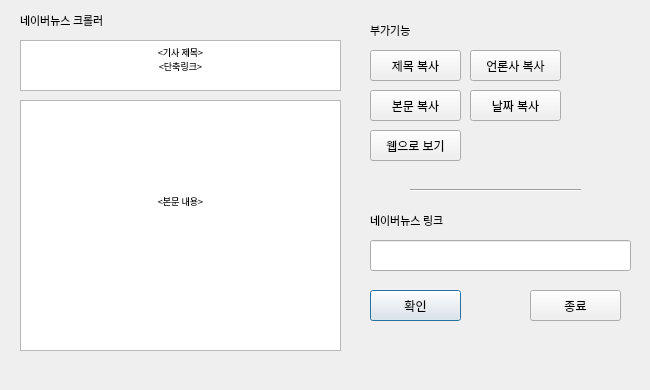
<?xml version="1.0" encoding="UTF-8"?>
<ui version="4.0">
 <class>Dialog</class>
 <widget class="QDialog" name="Dialog">
  <property name="geometry">
   <rect>
    <x>0</x>
    <y>0</y>
    <width>650</width>
    <height>390</height>
   </rect>
  </property>
  <property name="windowTitle">
   <string>Dialog</string>
  </property>
  <widget class="QPushButton" name="btn_ok">
   <property name="geometry">
    <rect>
     <x>370</x>
     <y>290</y>
     <width>91</width>
     <height>31</height>
    </rect>
   </property>
   <property name="autoFillBackground">
    <bool>false</bool>
   </property>
   <property name="text">
    <string>확인</string>
   </property>
  </widget>
  <widget class="QTextBrowser" name="output">
   <property name="geometry">
    <rect>
     <x>20</x>
     <y>100</y>
     <width>321</width>
     <height>251</height>
    </rect>
   </property>
   <property name="font">
    <font>
     <family>맑은 고딕</family>
     <pointsize>8</pointsize>
    </font>
   </property>
   <property name="cursor" stdset="0">
    <cursorShape>IBeamCursor</cursorShape>
   </property>
   <property name="toolTip">
    <string/>
   </property>
   <property name="verticalScrollBarPolicy">
    <enum>Qt::ScrollBarAlwaysOff</enum>
   </property>
   <property name="horizontalScrollBarPolicy">
    <enum>Qt::ScrollBarAlwaysOff</enum>
   </property>
   <property name="html">
    <string>&lt;!DOCTYPE HTML PUBLIC &quot;-//W3C//DTD HTML 4.0//EN&quot; &quot;http://www.w3.org/TR/REC-html40/strict.dtd&quot;&gt;
&lt;html&gt;&lt;head&gt;&lt;meta name=&quot;qrichtext&quot; content=&quot;1&quot; /&gt;&lt;style type=&quot;text/css&quot;&gt;
p, li { white-space: pre-wrap; }
&lt;/style&gt;&lt;/head&gt;&lt;body style=&quot; font-family:'맑은 고딕'; font-size:8pt; font-weight:400; font-style:normal;&quot;&gt;
&lt;p align=&quot;center&quot; style=&quot; margin-top:0px; margin-bottom:0px; margin-left:0px; margin-right:0px; -qt-block-indent:0; text-indent:0px;&quot;&gt;&lt;span style=&quot; font-size:7pt;&quot;&gt;&lt;br /&gt;&lt;/span&gt;&lt;/p&gt;
&lt;p align=&quot;center&quot; style=&quot;-qt-paragraph-type:empty; margin-top:0px; margin-bottom:0px; margin-left:0px; margin-right:0px; -qt-block-indent:0; text-indent:0px; font-size:7pt;&quot;&gt;&lt;br /&gt;&lt;/p&gt;
&lt;p align=&quot;center&quot; style=&quot; margin-top:0px; margin-bottom:0px; margin-left:0px; margin-right:0px; -qt-block-indent:0; text-indent:0px;&quot;&gt;&lt;span style=&quot; font-size:7pt;&quot;&gt;&lt;br /&gt;&lt;br /&gt;&lt;br /&gt;&amp;lt;본문 내용&amp;gt;&lt;/span&gt;&lt;/p&gt;&lt;/body&gt;&lt;/html&gt;</string>
   </property>
  </widget>
  <widget class="QLineEdit" name="input_link">
   <property name="geometry">
    <rect>
     <x>370</x>
     <y>240</y>
     <width>261</width>
     <height>31</height>
    </rect>
   </property>
   <property name="sizePolicy">
    <sizepolicy hsizetype="Fixed" vsizetype="Fixed">
     <horstretch>0</horstretch>
     <verstretch>0</verstretch>
    </sizepolicy>
   </property>
   <property name="font">
    <font>
     <family>맑은 고딕</family>
     <pointsize>8</pointsize>
    </font>
   </property>
   <property name="contextMenuPolicy">
    <enum>Qt::PreventContextMenu</enum>
   </property>
   <property name="text">
    <string/>
   </property>
   <property name="frame">
    <bool>true</bool>
   </property>
  </widget>
  <widget class="QLabel" name="label">
   <property name="geometry">
    <rect>
     <x>370</x>
     <y>210</y>
     <width>181</width>
     <height>21</height>
    </rect>
   </property>
   <property name="font">
    <font>
     <family>굴림</family>
     <pointsize>8</pointsize>
    </font>
   </property>
   <property name="text">
    <string>네이버뉴스 링크</string>
   </property>
   <property name="textFormat">
    <enum>Qt::AutoText</enum>
   </property>
  </widget>
  <widget class="QTextBrowser" name="output_2">
   <property name="geometry">
    <rect>
     <x>20</x>
     <y>40</y>
     <width>321</width>
     <height>51</height>
    </rect>
   </property>
   <property name="font">
    <font>
     <family>맑은 고딕</family>
     <pointsize>8</pointsize>
    </font>
   </property>
   <property name="cursor" stdset="0">
    <cursorShape>IBeamCursor</cursorShape>
   </property>
   <property name="toolTip">
    <string/>
   </property>
   <property name="verticalScrollBarPolicy">
    <enum>Qt::ScrollBarAlwaysOff</enum>
   </property>
   <property name="horizontalScrollBarPolicy">
    <enum>Qt::ScrollBarAlwaysOff</enum>
   </property>
   <property name="lineWrapMode">
    <enum>QTextEdit::NoWrap</enum>
   </property>
   <property name="html">
    <string>&lt;!DOCTYPE HTML PUBLIC &quot;-//W3C//DTD HTML 4.0//EN&quot; &quot;http://www.w3.org/TR/REC-html40/strict.dtd&quot;&gt;
&lt;html&gt;&lt;head&gt;&lt;meta name=&quot;qrichtext&quot; content=&quot;1&quot; /&gt;&lt;style type=&quot;text/css&quot;&gt;
p, li { white-space: pre-wrap; }
&lt;/style&gt;&lt;/head&gt;&lt;body style=&quot; font-family:'맑은 고딕'; font-size:8pt; font-weight:400; font-style:normal;&quot;&gt;
&lt;p align=&quot;center&quot; style=&quot; margin-top:0px; margin-bottom:0px; margin-left:0px; margin-right:0px; -qt-block-indent:0; text-indent:0px;&quot;&gt;&lt;span style=&quot; font-size:7pt;&quot;&gt;&amp;lt;기사 제목&amp;gt;&lt;/span&gt;&lt;/p&gt;
&lt;p align=&quot;center&quot; style=&quot; margin-top:0px; margin-bottom:0px; margin-left:0px; margin-right:0px; -qt-block-indent:0; text-indent:0px;&quot;&gt;&lt;span style=&quot; font-size:7pt;&quot;&gt;&amp;lt;단축링크&amp;gt;&lt;/span&gt;&lt;/p&gt;&lt;/body&gt;&lt;/html&gt;</string>
   </property>
  </widget>
  <widget class="QPushButton" name="btn_exit">
   <property name="geometry">
    <rect>
     <x>530</x>
     <y>290</y>
     <width>91</width>
     <height>31</height>
    </rect>
   </property>
   <property name="autoFillBackground">
    <bool>false</bool>
   </property>
   <property name="text">
    <string>종료</string>
   </property>
  </widget>
  <widget class="QLabel" name="label_4">
   <property name="geometry">
    <rect>
     <x>20</x>
     <y>10</y>
     <width>271</width>
     <height>21</height>
    </rect>
   </property>
   <property name="font">
    <font>
     <family>굴림</family>
     <pointsize>8</pointsize>
    </font>
   </property>
   <property name="text">
    <string>네이버뉴스 크롤러</string>
   </property>
   <property name="textFormat">
    <enum>Qt::AutoText</enum>
   </property>
  </widget>
  <widget class="QPushButton" name="btn_copyPress">
   <property name="geometry">
    <rect>
     <x>470</x>
     <y>50</y>
     <width>91</width>
     <height>31</height>
    </rect>
   </property>
   <property name="autoFillBackground">
    <bool>false</bool>
   </property>
   <property name="text">
    <string>언론사 복사</string>
   </property>
  </widget>
  <widget class="QPushButton" name="btn_copyOutput2">
   <property name="geometry">
    <rect>
     <x>370</x>
     <y>50</y>
     <width>91</width>
     <height>31</height>
    </rect>
   </property>
   <property name="autoFillBackground">
    <bool>false</bool>
   </property>
   <property name="text">
    <string>제목 복사</string>
   </property>
  </widget>
  <widget class="Line" name="line">
   <property name="geometry">
    <rect>
     <x>410</x>
     <y>180</y>
     <width>171</width>
     <height>20</height>
    </rect>
   </property>
   <property name="orientation">
    <enum>Qt::Horizontal</enum>
   </property>
  </widget>
  <widget class="QLabel" name="label_5">
   <property name="geometry">
    <rect>
     <x>370</x>
     <y>20</y>
     <width>71</width>
     <height>21</height>
    </rect>
   </property>
   <property name="font">
    <font>
     <family>굴림</family>
     <pointsize>8</pointsize>
    </font>
   </property>
   <property name="text">
    <string>부가기능</string>
   </property>
   <property name="textFormat">
    <enum>Qt::AutoText</enum>
   </property>
  </widget>
  <widget class="QPushButton" name="btn_copyOutput">
   <property name="geometry">
    <rect>
     <x>370</x>
     <y>90</y>
     <width>91</width>
     <height>31</height>
    </rect>
   </property>
   <property name="autoFillBackground">
    <bool>false</bool>
   </property>
   <property name="text">
    <string>본문 복사</string>
   </property>
  </widget>
  <widget class="QPushButton" name="btn_url">
   <property name="geometry">
    <rect>
     <x>370</x>
     <y>130</y>
     <width>91</width>
     <height>31</height>
    </rect>
   </property>
   <property name="autoFillBackground">
    <bool>false</bool>
   </property>
   <property name="text">
    <string>웹으로 보기</string>
   </property>
  </widget>
  <widget class="QPushButton" name="btn_copyDate">
   <property name="geometry">
    <rect>
     <x>470</x>
     <y>90</y>
     <width>91</width>
     <height>31</height>
    </rect>
   </property>
   <property name="autoFillBackground">
    <bool>false</bool>
   </property>
   <property name="text">
    <string>날짜 복사</string>
   </property>
  </widget>
 </widget>
 <resources/>
 <connections/>
</ui>
